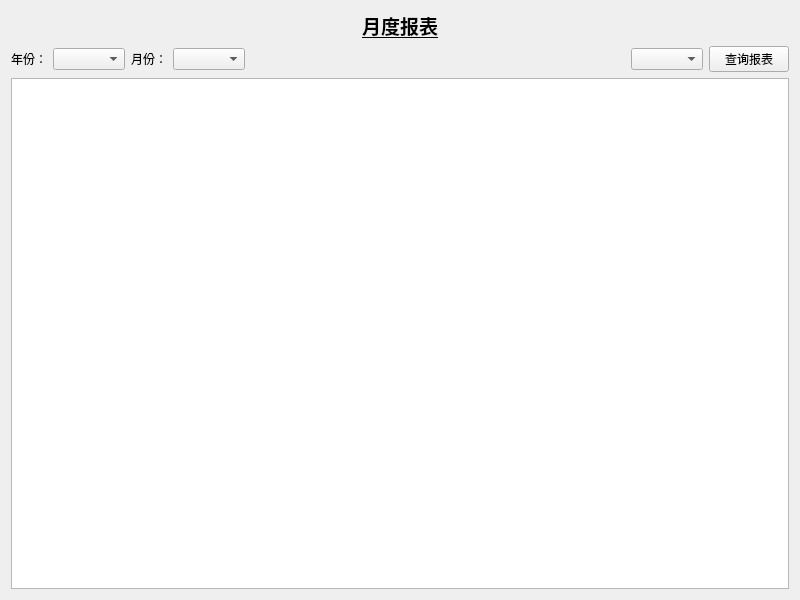
<?xml version="1.0" encoding="UTF-8"?>
<ui version="4.0">
 <class>MonthBillReportWidget</class>
 <widget class="QWidget" name="MonthBillReportWidget">
  <property name="geometry">
   <rect>
    <x>0</x>
    <y>0</y>
    <width>800</width>
    <height>600</height>
   </rect>
  </property>
  <property name="sizePolicy">
   <sizepolicy hsizetype="Expanding" vsizetype="Expanding">
    <horstretch>0</horstretch>
    <verstretch>0</verstretch>
   </sizepolicy>
  </property>
  <property name="minimumSize">
   <size>
    <width>800</width>
    <height>600</height>
   </size>
  </property>
  <property name="windowTitle">
   <string>Form</string>
  </property>
  <layout class="QGridLayout" name="gridLayout">
   <item row="0" column="0">
    <layout class="QVBoxLayout" name="verticalLayout">
     <item>
      <widget class="QLabel" name="label_3">
       <property name="font">
        <font>
         <family>Calibri</family>
         <pointsize>14</pointsize>
         <weight>75</weight>
         <bold>true</bold>
         <underline>true</underline>
        </font>
       </property>
       <property name="text">
        <string>月度报表</string>
       </property>
       <property name="alignment">
        <set>Qt::AlignCenter</set>
       </property>
      </widget>
     </item>
     <item>
      <layout class="QHBoxLayout" name="horizontalLayout">
       <item>
        <widget class="QLabel" name="label_2">
         <property name="text">
          <string>年份：</string>
         </property>
        </widget>
       </item>
       <item>
        <widget class="QComboBox" name="yearomboBox"/>
       </item>
       <item>
        <widget class="QLabel" name="label">
         <property name="text">
          <string>月份：</string>
         </property>
        </widget>
       </item>
       <item>
        <widget class="QComboBox" name="monthComboBox"/>
       </item>
       <item>
        <spacer name="horizontalSpacer">
         <property name="orientation">
          <enum>Qt::Horizontal</enum>
         </property>
         <property name="sizeHint" stdset="0">
          <size>
           <width>40</width>
           <height>20</height>
          </size>
         </property>
        </spacer>
       </item>
       <item>
        <widget class="QComboBox" name="feeTypeComboBox"/>
       </item>
       <item>
        <widget class="QPushButton" name="selectPushButton">
         <property name="text">
          <string>查询报表</string>
         </property>
        </widget>
       </item>
      </layout>
     </item>
     <item>
      <widget class="QTableView" name="tableView"/>
     </item>
    </layout>
   </item>
  </layout>
 </widget>
 <resources/>
 <connections/>
</ui>
